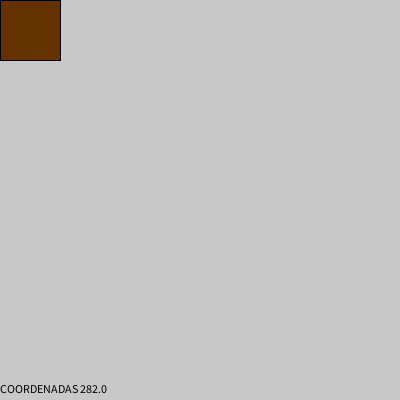
Frame 1 (no input)
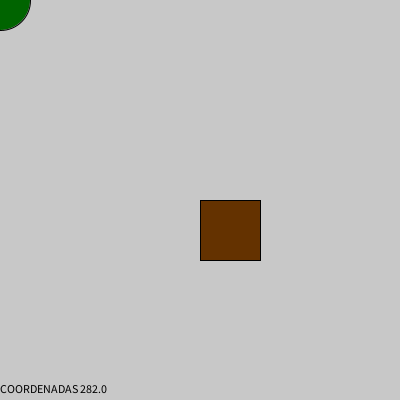
Frame 60 (the mouse pressed at the canvas centre just before this capture)
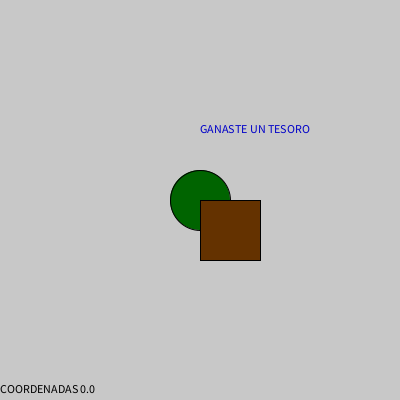
Frame 120 (the mouse held since frame 60 and released just before this capture)

The Processing sketch that drew these frames (run headless with seeded random() and noise(); from frame 60 on, the mouse is pressed at the canvas centre):

// Processing sketch: Ejercicio_17
// ── Ejercicio_17.pde
float x1,y1,x2,y2;
void setup(){
  size(400,400);
}
void draw (){
  background(200);
   fill(0,100,0);
  ellipse(x1,y1,60,60);
    fill(100,50,0);
  rect(x2,y2,60,60);
  x2= width * 0.5;
  y2= height* 0.5;
  x1= mouseX;
  y1= mouseY;
  float cox =pow((x2-x1),2);
  float coy =pow((y2-y1),2);
  float distancia=floor((pow( (cox + coy),0.5)));
  fill(0);
  println(distancia);
  text("COORDENADAS "+distancia,0,height - 7);
  fill(0,0,200);
  if (distancia<50){
    text("GANASTE UN TESORO",width/2,height/3);
  }
}
